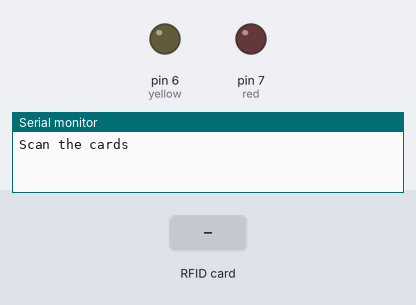
Simulated run of this sketch. Board: Arduino Uno, built with avr-gcc and run on an emulated ATmega328P. On the bench: output pins drawn as LEDs (lit = HIGH), the last lines printed to the serial monitor. The inputs (shaded band) are chosen by the test bench. Pins used as bus, display or sensor lines are not drawn.

Above: at 1.2 s.
1.3 s: RFID card E9 A0 97 1A held to the reader
At 2.8 s:
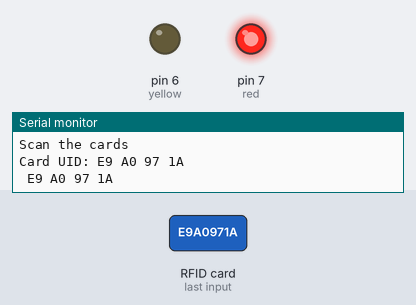
4.3 s: RFID card 5E 7A 19 C4 held to the reader
At 6.0 s:
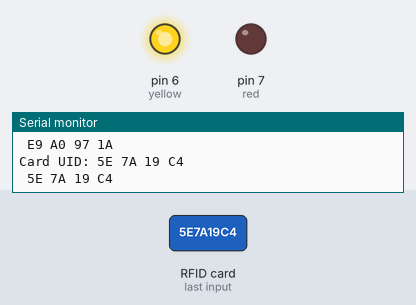
Timing chart, 0 to 8.8 s (numbered marks = the images above; inputs shaded):
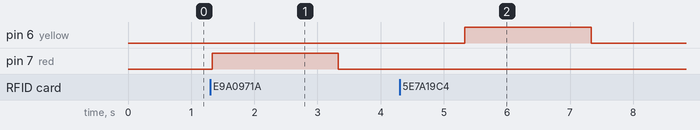

Measured:
- after the input at 1.3 s, pin 7 (red): LOW → HIGH at once, → LOW 2.0 s later
- after the input at 4.3 s, pin 6 (yellow): LOW → HIGH after 1.0 s, → LOW 2.0 s later

The sketch:

sketch_mar27b.ino
```cpp
#include <SPI.h>
#include <MFRC522.h>

#define SS_PIN 10
#define RST_PIN 9

MFRC522 mfrc522(SS_PIN, RST_PIN);        // Create MFRC522 instance.
MFRC522::MIFARE_Key key;

int red = 7;
int yellow = 6;

void setup() {
        Serial.begin(9600);        // Initialize serial communications with the PC
        while (!Serial);           // Do nothing if no serial port is opened (added for Arduinos based on ATMEGA32U4)
        SPI.begin();               // Init SPI bus
        mfrc522.PCD_Init();        // Init MFRC522 card
        Serial.println(F("Scan the cards"));

        pinMode(red, OUTPUT);
        pinMode(yellow, OUTPUT);
}

void loop() {

        // Look for new cards, and select one if present
        if ( ! mfrc522.PICC_IsNewCardPresent() || ! mfrc522.PICC_ReadCardSerial() ) {
            delay(50);
            return;
        }

        // Now a card is selected. The UID and SAK is in mfrc522.uid.

        // Dump UID
        Serial.print(F("Card UID:"));
        for (byte i = 0; i < mfrc522.uid.size; i++) {
                Serial.print(mfrc522.uid.uidByte[i] < 0x10 ? " 0" : " ");
                Serial.print(mfrc522.uid.uidByte[i], HEX);
        }
        Serial.println();

    String rfidUid = "";
    for (byte i = 0; i < mfrc522.uid.size; i++) {
    rfidUid += String(mfrc522.uid.uidByte[i] < 0x10 ? " 0" : " ");
    rfidUid += String(mfrc522.uid.uidByte[i], HEX);
  }
  rfidUid.toUpperCase();

  Serial.println(rfidUid);

        if (rfidUid == " E9 A0 97 1A"){
          digitalWrite(red, HIGH);
          delay(2000);
          digitalWrite(red, LOW);
          delay(2000);
        }
        else{
          digitalWrite(yellow, HIGH);
          delay(2000);
          digitalWrite(yellow, LOW);
          delay(2000);
        }
}
```
